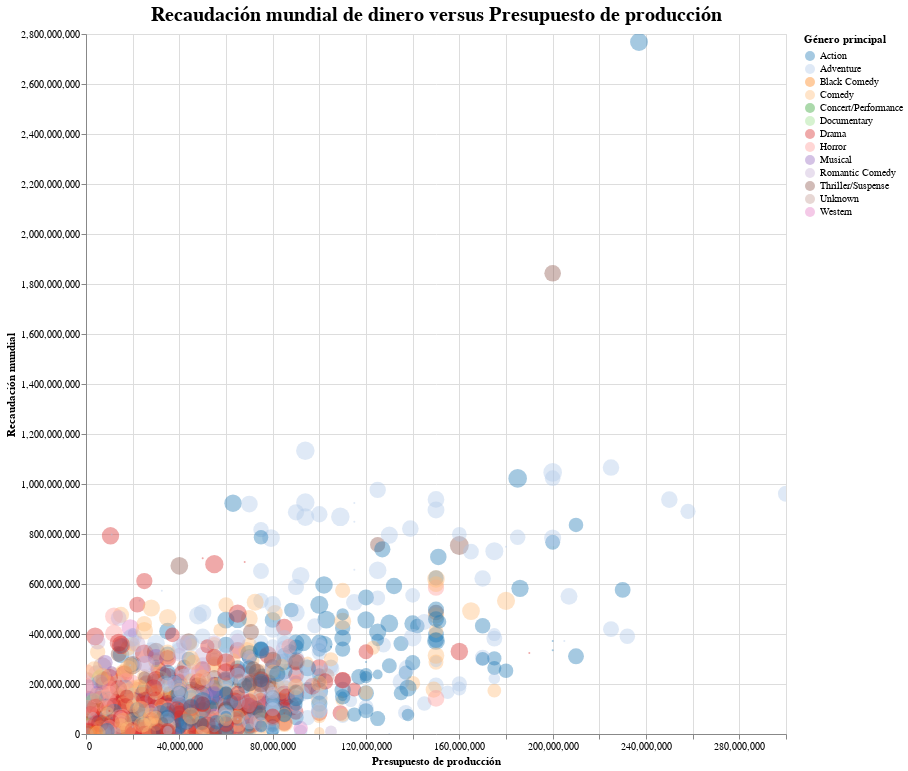

The notebook cell this image was saved under:
### Code cell
movies_chart()

### Figure 1 — Vega-Lite specification as saved in the notebook (floating-point values rounded to 4 significant figures; data arrays with more than 128 entries replaced by an {"elided": "..."} marker saying what was removed)
{"$schema": "https://vega.github.io/schema/vega-lite/v3.4.0.json", "config": {"background": "white", "mark": {"tooltip": null}, "view": {"height": 300, "width": 400}}, "data": {"name": "data-91028c472b007935b37e51ee9ab658d9"}, "datasets": {"data-91028c472b007935b37e51ee9ab658d9": {"elided": "3201 records"}}, "encoding": {"color": {"field": "Major_Genre", "scale": {"scheme": "category20"}, "title": "Género principal", "type": "nominal"}, "size": {"field": "IMDB_Rating", "legend": null, "type": "ordinal"}, "tooltip": [{"field": "Title", "title": "Título", "type": "nominal"}, {"field": "Release_Date", "title": "Fecha de lanzamiento", "type": "temporal"}, {"field": "Director", "title": "Director(a)", "type": "nominal"}, {"field": "Source", "title": "Fuente", "type": "nominal"}, {"field": "Distributor", "title": "Distribuidor", "type": "nominal"}, {"field": "Production_Budget", "title": "Presupuesto de producción", "type": "quantitative"}, {"field": "Worldwide_Gross", "title": "Recaudación mundial", "type": "quantitative"}, {"field": "Major_Genre", "title": "Género principal", "type": "nominal"}, {"field": "IMDB_Rating", "title": "Rating IMDB", "type": "quantitative"}], "x": {"field": "Production_Budget", "title": "Presupuesto de producción", "type": "quantitative"}, "y": {"field": "Worldwide_Gross", "title": "Recaudación mundial", "type": "quantitative"}}, "height": 700, "mark": {"opacity": 0.4, "type": "circle"}, "selection": {"selector003": {"bind": "scales", "encodings": ["x", "y"], "type": "interval"}}, "title": {"align": "center", "anchor": "middle", "fontSize": 20, "text": "Recaudación mundial de dinero versus Presupuesto de producción"}, "width": 700}
